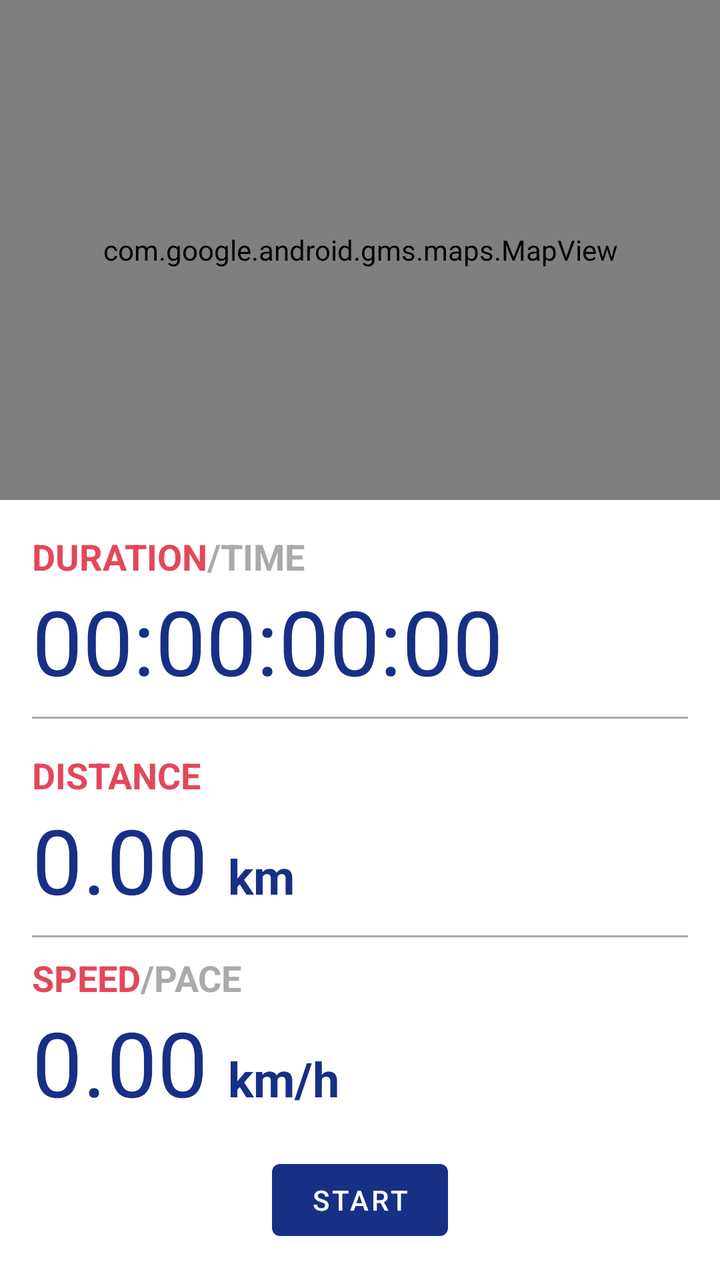
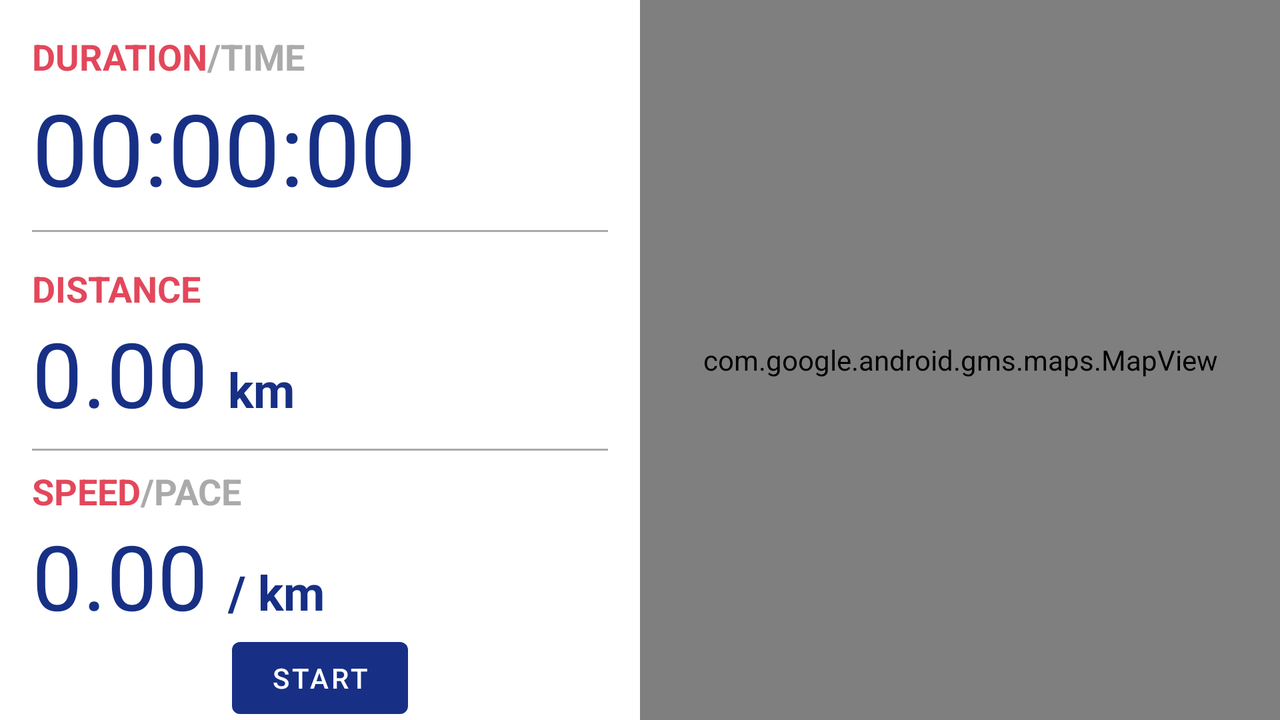

Two renders of one Android screen. The first uses the default layout on a phone; the second uses the alternative layout the repository ships for a different screen configuration, on a matching device. The two XML files are below.
<!-- AndroidManifest.xml: application theme AppTheme -->
<!-- res/layout/fragment_tracking.xml -->
<?xml version="1.0" encoding="utf-8"?>
<androidx.constraintlayout.widget.ConstraintLayout xmlns:android="http://schemas.android.com/apk/res/android"
    xmlns:app="http://schemas.android.com/apk/res-auto"
    xmlns:tools="http://schemas.android.com/tools"
    android:layout_width="match_parent"
    android:layout_height="match_parent">

    <androidx.constraintlayout.widget.ConstraintLayout
        android:id="@+id/clInnerLayout"
        android:layout_width="match_parent"
        android:layout_height="0dp"
        app:layout_constraintBottom_toBottomOf="parent"
        app:layout_constraintEnd_toEndOf="parent"
        app:layout_constraintHorizontal_bias="0.5"
        app:layout_constraintStart_toStartOf="parent"
        app:layout_constraintTop_toBottomOf="@+id/mapView">

        <LinearLayout
            android:id="@+id/llTimerLayout"
            android:layout_width="0dp"
            android:layout_height="wrap_content"
            android:layout_marginStart="16dp"
            android:layout_marginTop="16dp"
            android:layout_marginEnd="16dp"
            android:orientation="horizontal"
            app:layout_constraintEnd_toEndOf="parent"
            app:layout_constraintHorizontal_bias="0.5"
            app:layout_constraintStart_toStartOf="parent"
            app:layout_constraintTop_toTopOf="parent">

            <com.google.android.material.textview.MaterialTextView
                android:id="@+id/tvDuration"
                android:textColor="@color/brand_pink"
                android:layout_width="wrap_content"
                android:layout_height="wrap_content"
                android:text="Duration"
                android:textAllCaps="true"
                android:textSize="18sp"
                android:textStyle="bold" />

            <com.google.android.material.textview.MaterialTextView
                android:id="@+id/tvTime"
                android:layout_width="0dp"
                android:layout_height="wrap_content"
                android:layout_weight="1"
                android:text="/time"
                android:textAllCaps="true"
                android:textColor="@android:color/darker_gray"
                android:textSize="18sp"
                android:textStyle="bold" />
        </LinearLayout>

        <com.google.android.material.textview.MaterialTextView
            android:id="@+id/tvTimer"
            android:layout_width="wrap_content"
            android:layout_height="wrap_content"
            android:layout_marginStart="16dp"
            android:text="00:00:00:00"
            android:textSize="45sp"
            app:layout_constraintStart_toStartOf="parent"
            app:layout_constraintTop_toBottomOf="@+id/llTimerLayout" />

        <View
            android:id="@+id/vDivider"
            android:layout_width="0dp"
            android:layout_height="1dp"
            android:layout_marginStart="16dp"
            android:layout_marginTop="8dp"
            android:layout_marginEnd="16dp"
            android:background="@android:color/darker_gray"
            app:layout_constraintEnd_toEndOf="parent"
            app:layout_constraintHorizontal_bias="0.5"
            app:layout_constraintStart_toStartOf="parent"
            app:layout_constraintTop_toBottomOf="@+id/tvTimer" />

        <com.google.android.material.textview.MaterialTextView
            android:id="@+id/tvDistanceRan"
            android:textColor="@color/brand_pink"
            android:layout_width="wrap_content"
            android:layout_height="wrap_content"
            android:layout_marginStart="16dp"
            android:layout_marginTop="16dp"
            android:text="Distance"
            android:textAllCaps="true"
            android:textSize="18sp"
            android:textStyle="bold"
            app:layout_constraintStart_toStartOf="parent"
            app:layout_constraintTop_toBottomOf="@+id/vDivider" />

        <LinearLayout
            android:id="@+id/llDistanceLayout"
            android:layout_width="match_parent"
            android:layout_height="wrap_content"
            android:layout_marginStart="16dp"
            android:layout_marginEnd="16dp"
            android:orientation="horizontal"
            app:layout_constraintEnd_toEndOf="parent"
            app:layout_constraintHorizontal_bias="0.5"
            app:layout_constraintStart_toStartOf="parent"
            app:layout_constraintTop_toBottomOf="@+id/tvDistanceRan">

            <com.google.android.material.textview.MaterialTextView
                android:id="@+id/tvDistance"
                android:layout_width="wrap_content"
                android:layout_height="wrap_content"
                android:text="0.00"
                android:textSize="45sp" />

            <com.google.android.material.textview.MaterialTextView
                android:id="@+id/tvKM"
                android:layout_width="0dp"
                android:layout_height="wrap_content"
                android:layout_marginStart="10dp"
                android:layout_weight="1"
                android:text="km"
                android:textAllCaps="false"
                android:textSize="24sp"
                android:textStyle="bold" />
        </LinearLayout>

        <View
            android:id="@+id/vDivider2"
            android:layout_width="0dp"
            android:layout_height="1dp"
            android:layout_marginStart="16dp"
            android:layout_marginTop="8dp"
            android:layout_marginEnd="16dp"
            android:background="@android:color/darker_gray"
            app:layout_constraintEnd_toEndOf="parent"
            app:layout_constraintHorizontal_bias="0.5"
            app:layout_constraintStart_toStartOf="parent"
            app:layout_constraintTop_toBottomOf="@+id/llDistanceLayout" />

        <LinearLayout
            android:id="@+id/llPaceLayout"
            android:layout_width="match_parent"
            android:layout_height="wrap_content"
            android:layout_marginStart="16dp"
            android:layout_marginTop="8dp"
            android:layout_marginEnd="16dp"
            android:orientation="vertical"
            app:layout_constraintEnd_toEndOf="parent"
            app:layout_constraintHorizontal_bias="0.5"
            app:layout_constraintStart_toStartOf="parent"
            app:layout_constraintTop_toBottomOf="@+id/vDivider2">

            <LinearLayout
                android:id="@+id/llPaceTitleLayout"
                android:layout_width="match_parent"
                android:layout_height="wrap_content"
                android:orientation="horizontal">

                <com.google.android.material.textview.MaterialTextView
                    android:id="@+id/tvSpeedTitle"
                    android:textColor="@color/brand_pink"
                    android:layout_width="wrap_content"
                    android:layout_height="wrap_content"
                    android:text="Speed"
                    android:textAllCaps="true"
                    android:textSize="18sp"
                    android:textStyle="bold" />

                <com.google.android.material.textview.MaterialTextView
                    android:id="@+id/tvPaceTitle"
                    android:layout_width="0dp"
                    android:layout_height="wrap_content"
                    android:layout_weight="1"
                    android:text="/pace"
                    android:textAllCaps="true"
                    android:textColor="@android:color/darker_gray"
                    android:textSize="18sp"
                    android:textStyle="bold" />
            </LinearLayout>

            <LinearLayout
                android:id="@+id/llPaceValueLayout"
                android:layout_width="match_parent"
                android:layout_height="wrap_content"
                android:orientation="horizontal">

                <com.google.android.material.textview.MaterialTextView
                    android:id="@+id/tvPace"
                    android:layout_width="wrap_content"
                    android:layout_height="wrap_content"
                    android:text="0.00"
                    android:textSize="45sp" />

                <com.google.android.material.textview.MaterialTextView
                    android:id="@+id/tvPerKM"
                    android:layout_width="0dp"
                    android:layout_height="wrap_content"
                    android:layout_marginStart="10dp"
                    android:layout_weight="1"
                    android:text="km/h"
                    android:textAllCaps="false"
                    android:textSize="24sp"
                    android:textStyle="bold" />

            </LinearLayout>

        </LinearLayout>

        <com.google.android.material.button.MaterialButton
            android:id="@+id/btnToggleRun"
            android:layout_width="wrap_content"
            android:layout_height="wrap_content"
            android:layout_marginBottom="16dp"
            android:text="Start"
            android:textColor="@color/md_white"
            app:layout_constraintBottom_toBottomOf="parent"
            app:layout_constraintEnd_toStartOf="@+id/btnFinishRun"
            app:layout_constraintHorizontal_bias="0.5"
            app:layout_constraintStart_toStartOf="parent" />

        <com.google.android.material.button.MaterialButton
            android:id="@+id/btnFinishRun"
            android:layout_width="wrap_content"
            android:layout_height="wrap_content"
            android:layout_marginBottom="16dp"
            android:text="Finish Run"
            android:textColor="@color/md_white"
            android:visibility="gone"
            app:layout_constraintBottom_toBottomOf="parent"
            app:layout_constraintEnd_toEndOf="parent"
            app:layout_constraintHorizontal_bias="0.5"
            app:layout_constraintStart_toEndOf="@+id/btnToggleRun" />


    </androidx.constraintlayout.widget.ConstraintLayout>

    <com.google.android.material.textview.MaterialTextView
        android:id="@+id/tvLetsGo"
        android:layout_width="wrap_content"
        android:layout_height="wrap_content"
        android:text="Let's go, USERNAME!"
        android:textAlignment="center"
        android:textSize="50sp"
        android:visibility="gone"
        app:layout_constraintBottom_toTopOf="@+id/clInnerLayout"
        app:layout_constraintEnd_toEndOf="parent"
        app:layout_constraintHorizontal_bias="0.5"
        app:layout_constraintStart_toStartOf="parent"
        app:layout_constraintTop_toTopOf="parent" />

    
    <com.google.android.gms.maps.MapView
        android:id="@+id/mapView"
        android:layout_width="match_parent"
        android:layout_height="250dp"
        app:layout_constraintBottom_toTopOf="@+id/clInnerLayout"
        app:layout_constraintEnd_toEndOf="parent"
        app:layout_constraintHorizontal_bias="0.5"
        app:layout_constraintStart_toStartOf="parent"
        app:layout_constraintTop_toTopOf="parent" />

</androidx.constraintlayout.widget.ConstraintLayout>
<!-- resources referenced by this layout -->
<resources>
  <color name="brand_pink">#e3475b</color>
  <color name="md_white">#FFFFFF</color>
  <style name="AppTheme" parent="Theme.MaterialComponents.NoActionBar">
          
          <item name="colorPrimary">@color/brand_blue</item>
          <item name="colorPrimaryVariant">@color/brand_light_blue</item>
          <item name="colorOnPrimary">@color/md_black</item>
          <item name="colorSecondary">@color/brand_pink</item>
          <item name="colorSecondaryVariant">@color/brand_pink_light</item>
          <item name="colorOnSecondary">@color/md_white</item>
  
          <item name="android:colorBackground">@color/md_white</item>
          <item name="colorOnBackground">@color/brand_blue</item>
          <item name="colorSurface">@color/md_white</item>
          <item name="colorOnSurface">@color/brand_blue</item>
          <item name="colorError">@color/error</item>
          <item name="colorOnError">@android:color/black</item>
  
          <item name="android:editTextColor">@color/brand_blue</item>
          <item name="android:textColor">@color/brand_blue</item>
  
          <item name="textAppearanceHeadline1">@style/TextAppearance.MaterialComponents.Headline1</item>
          <item name="textAppearanceHeadline2">@style/TextAppearance.MaterialComponents.Headline2</item>
          <item name="textAppearanceHeadline3">@style/TextAppearance.MaterialComponents.Headline3</item>
          <item name="textAppearanceHeadline4">@style/TextAppearance.MaterialComponents.Headline4</item>
          <item name="textAppearanceHeadline5">@style/TextAppearance.MaterialComponents.Headline5</item>
          <item name="textAppearanceHeadline6">@style/TextAppearance.MaterialComponents.Headline6</item>
          <item name="textAppearanceSubtitle1">@style/TextAppearance.MaterialComponents.Subtitle1</item>
          <item name="textAppearanceSubtitle2">@style/TextAppearance.MaterialComponents.Subtitle2</item>
          <item name="textAppearanceBody1">@style/TextAppearance.MaterialComponents.Body1</item>
          <item name="textAppearanceBody2">@style/TextAppearance.MaterialComponents.Body2</item>
          <item name="textAppearanceCaption">@style/TextAppearance.MaterialComponents.Caption</item>
          <item name="textAppearanceButton">@style/TextAppearance.MaterialComponents.Button</item>
          <item name="textAppearanceOverline">@style/TextAppearance.MaterialComponents.Overline</item>
  
          <item name="alertDialogTheme">@style/AlertDialogTheme</item>
  
      </style>
  <color name="brand_blue">#173085</color>
  <color name="brand_light_blue">#314591</color>
  <color name="md_black">#000000</color>
  <color name="brand_pink_light">#ff7b88</color>
  <color name="error">#B00020</color>
  <style name="AlertDialogTheme" parent="ThemeOverlay.MaterialComponents.Dialog.Alert">
          <item name="android:background">@color/md_white</item>
          <item name="android:textColor">@color/brand_pink</item>
          <item name="android:colorAccent">#009688</item>
          <item name="android:textColorPrimary">#9C27B0</item>
          <item name="buttonBarPositiveButtonStyle">@style/PositiveButtonStyle</item>
          <item name="buttonBarNegativeButtonStyle">@style/NegativeButtonStyle</item>
      </style>
  <style name="PositiveButtonStyle" parent="Widget.MaterialComponents.Button.TextButton.Dialog">
          <item name="android:textColor">@color/brand_pink</item>
      </style>
  <style name="NegativeButtonStyle" parent="Widget.MaterialComponents.Button.TextButton.Dialog">
          <item name="android:textColor">@color/brand_pink</item>
      </style>
</resources>
<!-- res/layout-land/fragment_tracking.xml (the repository's variant of the layout above) -->
<!-- drawn on the phone turned sideways -->
<?xml version="1.0" encoding="utf-8"?>
<androidx.constraintlayout.widget.ConstraintLayout xmlns:android="http://schemas.android.com/apk/res/android"
    xmlns:app="http://schemas.android.com/apk/res-auto"
    xmlns:tools="http://schemas.android.com/tools"
    android:layout_width="match_parent"
    android:layout_height="match_parent">

    <androidx.constraintlayout.widget.ConstraintLayout
        android:id="@+id/clInnerLayout"
        android:layout_width="0dp"
        android:layout_height="0dp"
        app:layout_constraintBottom_toBottomOf="parent"
        app:layout_constraintEnd_toStartOf="@+id/mapView"
        app:layout_constraintHorizontal_bias="0.5"
        app:layout_constraintStart_toStartOf="parent"
        app:layout_constraintTop_toTopOf="parent">

        <LinearLayout
            android:id="@+id/llTimerLayout"
            android:layout_width="0dp"
            android:layout_height="wrap_content"
            android:layout_marginStart="16dp"
            android:layout_marginTop="16dp"
            android:layout_marginEnd="16dp"
            android:orientation="horizontal"
            app:layout_constraintEnd_toEndOf="parent"
            app:layout_constraintHorizontal_bias="0.5"
            app:layout_constraintStart_toStartOf="parent"
            app:layout_constraintTop_toTopOf="parent">

            <com.google.android.material.textview.MaterialTextView
                android:id="@+id/tvDuration"
                android:textColor="@color/brand_pink"
                android:layout_width="wrap_content"
                android:layout_height="wrap_content"
                android:text="Duration"
                android:textAllCaps="true"
                android:textSize="18sp"
                android:textStyle="bold" />

            <com.google.android.material.textview.MaterialTextView
                android:id="@+id/tvTime"
                android:layout_width="0dp"
                android:layout_height="wrap_content"
                android:layout_weight="1"
                android:text="/time"
                android:textAllCaps="true"
                android:textColor="@android:color/darker_gray"
                android:textSize="18sp"
                android:textStyle="bold" />
        </LinearLayout>

        <com.google.android.material.textview.MaterialTextView
            android:id="@+id/tvTimer"
            android:layout_width="wrap_content"
            android:layout_height="wrap_content"
            android:layout_marginStart="16dp"
            android:text="00:00:00"
            android:textSize="50sp"
            app:layout_constraintStart_toStartOf="parent"
            app:layout_constraintTop_toBottomOf="@+id/llTimerLayout" />

        <View
            android:id="@+id/vDivider"
            android:layout_width="0dp"
            android:layout_height="1dp"
            android:layout_marginStart="16dp"
            android:layout_marginTop="8dp"
            android:layout_marginEnd="16dp"
            android:background="@android:color/darker_gray"
            app:layout_constraintEnd_toEndOf="parent"
            app:layout_constraintHorizontal_bias="0.5"
            app:layout_constraintStart_toStartOf="parent"
            app:layout_constraintTop_toBottomOf="@+id/tvTimer" />

        <com.google.android.material.textview.MaterialTextView
            android:id="@+id/tvDistanceRan"
            android:textColor="@color/brand_pink"
            android:layout_width="wrap_content"
            android:layout_height="wrap_content"
            android:layout_marginStart="16dp"
            android:layout_marginTop="16dp"
            android:text="Distance"
            android:textAllCaps="true"
            android:textSize="18sp"
            android:textStyle="bold"
            app:layout_constraintStart_toStartOf="parent"
            app:layout_constraintTop_toBottomOf="@+id/vDivider" />

        <LinearLayout
            android:id="@+id/llDistanceLayout"
            android:layout_width="match_parent"
            android:layout_height="wrap_content"
            android:layout_marginStart="16dp"
            android:layout_marginEnd="16dp"
            android:orientation="horizontal"
            app:layout_constraintEnd_toEndOf="parent"
            app:layout_constraintHorizontal_bias="0.5"
            app:layout_constraintStart_toStartOf="parent"
            app:layout_constraintTop_toBottomOf="@+id/tvDistanceRan">

            <com.google.android.material.textview.MaterialTextView
                android:id="@+id/tvDistance"
                android:layout_width="wrap_content"
                android:layout_height="wrap_content"
                android:text="0.00"
                android:textSize="45sp" />

            <com.google.android.material.textview.MaterialTextView
                android:id="@+id/tvKM"
                android:layout_width="0dp"
                android:layout_height="wrap_content"
                android:layout_marginStart="10dp"
                android:layout_weight="1"
                android:text="km"
                android:textAllCaps="false"
                android:textSize="24sp"
                android:textStyle="bold" />
        </LinearLayout>

        <View
            android:id="@+id/vDivider2"
            android:layout_width="0dp"
            android:layout_height="1dp"
            android:layout_marginStart="16dp"
            android:layout_marginTop="8dp"
            android:layout_marginEnd="16dp"
            android:background="@android:color/darker_gray"
            app:layout_constraintEnd_toEndOf="parent"
            app:layout_constraintHorizontal_bias="0.5"
            app:layout_constraintStart_toStartOf="parent"
            app:layout_constraintTop_toBottomOf="@+id/llDistanceLayout" />

        <LinearLayout
            android:id="@+id/llPaceLayout"
            android:layout_width="match_parent"
            android:layout_height="wrap_content"
            android:layout_marginStart="16dp"
            android:layout_marginTop="8dp"
            android:layout_marginEnd="16dp"
            android:orientation="vertical"
            app:layout_constraintEnd_toEndOf="parent"
            app:layout_constraintHorizontal_bias="0.5"
            app:layout_constraintStart_toStartOf="parent"
            app:layout_constraintTop_toBottomOf="@+id/vDivider2">

            <LinearLayout
                android:id="@+id/llPaceTitleLayout"
                android:layout_width="match_parent"
                android:layout_height="wrap_content"
                android:orientation="horizontal">

                <com.google.android.material.textview.MaterialTextView
                    android:id="@+id/tvSpeedTitle"
                    android:textColor="@color/brand_pink"
                    android:layout_width="wrap_content"
                    android:layout_height="wrap_content"
                    android:text="Speed"
                    android:textAllCaps="true"
                    android:textSize="18sp"
                    android:textStyle="bold" />

                <com.google.android.material.textview.MaterialTextView
                    android:id="@+id/tvPaceTitle"
                    android:layout_width="0dp"
                    android:layout_height="wrap_content"
                    android:layout_weight="1"
                    android:text="/pace"
                    android:textAllCaps="true"
                    android:textColor="@android:color/darker_gray"
                    android:textSize="18sp"
                    android:textStyle="bold" />
            </LinearLayout>

            <LinearLayout
                android:id="@+id/llPaceValueLayout"
                android:layout_width="match_parent"
                android:layout_height="wrap_content"
                android:orientation="horizontal">

                <com.google.android.material.textview.MaterialTextView
                    android:id="@+id/tvPace"
                    android:layout_width="wrap_content"
                    android:layout_height="wrap_content"
                    android:text="0.00"
                    android:textSize="45sp" />

                <com.google.android.material.textview.MaterialTextView
                    android:id="@+id/tvPerKM"
                    android:layout_width="0dp"
                    android:layout_height="wrap_content"
                    android:layout_marginStart="10dp"
                    android:layout_weight="1"
                    android:text="/ km"
                    android:textAllCaps="false"
                    android:textSize="24sp"
                    android:textStyle="bold" />

            </LinearLayout>

        </LinearLayout>

        <com.google.android.material.button.MaterialButton
            android:id="@+id/btnToggleRun"
            android:layout_width="wrap_content"
            android:layout_height="wrap_content"
            android:text="Start"
            android:textColor="@color/md_white"
            app:layout_constraintBottom_toBottomOf="parent"
            app:layout_constraintEnd_toStartOf="@+id/btnFinishRun"
            app:layout_constraintHorizontal_bias="0.5"
            app:layout_constraintStart_toStartOf="parent"
            app:layout_constraintTop_toBottomOf="@+id/llPaceLayout" />

        <com.google.android.material.button.MaterialButton
            android:id="@+id/btnFinishRun"
            android:layout_width="wrap_content"
            android:layout_height="wrap_content"
            android:text="Finish run"
            android:textColor="@color/md_white"
            android:visibility="gone"
            app:layout_constraintBottom_toBottomOf="parent"
            app:layout_constraintEnd_toEndOf="parent"
            app:layout_constraintHorizontal_bias="0.5"
            app:layout_constraintStart_toEndOf="@+id/btnToggleRun"
            app:layout_constraintTop_toBottomOf="@+id/llPaceLayout" />

    </androidx.constraintlayout.widget.ConstraintLayout>

    <com.google.android.gms.maps.MapView
        android:id="@+id/mapView"
        android:layout_width="0dp"
        android:layout_height="0dp"
        android:visibility="visible"
        app:layout_constraintBottom_toBottomOf="parent"
        app:layout_constraintEnd_toEndOf="parent"
        app:layout_constraintHorizontal_bias="0.5"
        app:layout_constraintStart_toEndOf="@+id/clInnerLayout"
        app:layout_constraintTop_toTopOf="parent" />

</androidx.constraintlayout.widget.ConstraintLayout>
